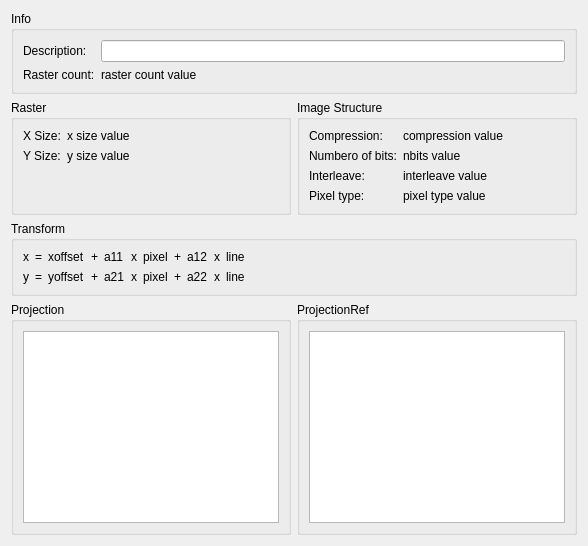
     <widget class="QWidget" name="infoTab">
      <attribute name="title">
       <string>Info</string>
      </attribute>
      <attribute name="toolTip">
       <string>General information about the dataset.</string>
      </attribute>
      <layout class="QVBoxLayout" name="verticalLayout">
       <item>
        <layout class="QHBoxLayout" name="infoHorizontalLayout">
         <item>
          <widget class="QGroupBox" name="infoGroupBox">
           <property name="title">
            <string>Info</string>
           </property>
           <layout class="QFormLayout" name="infoFormLayout">
            <item row="0" column="0">
             <widget class="QLabel" name="descriptionLabel">
              <property name="text">
               <string>Description:</string>
              </property>
             </widget>
            </item>
            <item row="1" column="0">
             <widget class="QLabel" name="rasterCountLabel">
              <property name="text">
               <string>Raster count:</string>
              </property>
             </widget>
            </item>
            <item row="1" column="1">
             <widget class="QLabel" name="rasterCountValue">
              <property name="text">
               <string>raster count value</string>
              </property>
              <property name="textInteractionFlags">
               <set>Qt::LinksAccessibleByMouse|Qt::TextSelectableByKeyboard|Qt::TextSelectableByMouse</set>
              </property>
             </widget>
            </item>
            <item row="0" column="1">
             <widget class="QLineEdit" name="descriptionValue">
              <property name="readOnly">
               <bool>true</bool>
              </property>
             </widget>
            </item>
           </layout>
          </widget>
         </item>
        </layout>
       </item>
       <item>
        <layout class="QHBoxLayout" name="imageHorizontalLayout">
         <item>
          <widget class="QGroupBox" name="rasterGroupBox">
           <property name="title">
            <string>Raster</string>
           </property>
           <property name="checkable">
            <bool>false</bool>
           </property>
           <layout class="QFormLayout" name="rasterFormLayout">
            <property name="fieldGrowthPolicy">
             <enum>QFormLayout::AllNonFixedFieldsGrow</enum>
            </property>
            <item row="0" column="0">
             <widget class="QLabel" name="xSizeLabel">
              <property name="text">
               <string>X Size:</string>
              </property>
             </widget>
            </item>
            <item row="0" column="1">
             <widget class="QLabel" name="xSizeValue">
              <property name="text">
               <string>x size value</string>
              </property>
              <property name="textInteractionFlags">
               <set>Qt::LinksAccessibleByMouse|Qt::TextSelectableByKeyboard|Qt::TextSelectableByMouse</set>
              </property>
             </widget>
            </item>
            <item row="1" column="0">
             <widget class="QLabel" name="ySizeLabel">
              <property name="text">
               <string>Y Size:</string>
              </property>
             </widget>
            </item>
            <item row="1" column="1">
             <widget class="QLabel" name="ySizeValue">
              <property name="text">
               <string>y size value</string>
              </property>
              <property name="textInteractionFlags">
               <set>Qt::LinksAccessibleByMouse|Qt::TextSelectableByKeyboard|Qt::TextSelectableByMouse</set>
              </property>
             </widget>
            </item>
           </layout>
          </widget>
         </item>
         <item>
          <widget class="QGroupBox" name="imageStructureGroupBox">
           <property name="title">
            <string>Image Structure</string>
           </property>
           <layout class="QFormLayout" name="imageStructureFormLayout">
            <item row="0" column="0">
             <widget class="QLabel" name="compressionLabel">
              <property name="sizePolicy">
               <sizepolicy hsizetype="Preferred" vsizetype="Minimum">
                <horstretch>0</horstretch>
                <verstretch>0</verstretch>
               </sizepolicy>
              </property>
              <property name="text">
               <string>Compression:</string>
              </property>
             </widget>
            </item>
            <item row="0" column="1">
             <widget class="QLabel" name="compressionValue">
              <property name="sizePolicy">
               <sizepolicy hsizetype="Preferred" vsizetype="Minimum">
                <horstretch>0</horstretch>
                <verstretch>0</verstretch>
               </sizepolicy>
              </property>
              <property name="toolTip">
               <string>The compression type used for this dataset or band.

There is no fixed catalog of compression type names, but where a given 
format includes a COMPRESSION creation option, the same list of values 
should be used here as there.</string>
              </property>
              <property name="whatsThis">
               <string>The compression type used for this dataset or band.

There is no fixed catalog of compression type names, but where a given 
format includes a COMPRESSION creation option, the same list of values 
should be used here as there.</string>
              </property>
              <property name="text">
               <string>compression value</string>
              </property>
              <property name="textInteractionFlags">
               <set>Qt::LinksAccessibleByKeyboard|Qt::LinksAccessibleByMouse|Qt::TextBrowserInteraction|Qt::TextSelectableByKeyboard|Qt::TextSelectableByMouse</set>
              </property>
             </widget>
            </item>
            <item row="1" column="0">
             <widget class="QLabel" name="nbitsLabel">
              <property name="sizePolicy">
               <sizepolicy hsizetype="Preferred" vsizetype="Minimum">
                <horstretch>0</horstretch>
                <verstretch>0</verstretch>
               </sizepolicy>
              </property>
              <property name="text">
               <string>Numbero of bits:</string>
              </property>
             </widget>
            </item>
            <item row="1" column="1">
             <widget class="QLabel" name="nbitsValue">
              <property name="sizePolicy">
               <sizepolicy hsizetype="Preferred" vsizetype="Minimum">
                <horstretch>0</horstretch>
                <verstretch>0</verstretch>
               </sizepolicy>
              </property>
              <property name="toolTip">
               <string>The actual number of bits used for this band, or the bands of this dataset.

Normally only present when the number of bits is non-standard for the 
datatype, such as when a 1 bit TIFF is represented through GDAL as GDT_Byte.</string>
              </property>
              <property name="whatsThis">
               <string>The actual number of bits used for this band, or the bands of this dataset.

Normally only present when the number of bits is non-standard for the 
datatype, such as when a 1 bit TIFF is represented through GDAL as GDT_Byte.</string>
              </property>
              <property name="text">
               <string>nbits value</string>
              </property>
              <property name="textInteractionFlags">
               <set>Qt::LinksAccessibleByKeyboard|Qt::LinksAccessibleByMouse|Qt::TextBrowserInteraction|Qt::TextSelectableByKeyboard|Qt::TextSelectableByMouse</set>
              </property>
             </widget>
            </item>
            <item row="2" column="0">
             <widget class="QLabel" name="interleaveLabel">
              <property name="text">
               <string>Interleave:</string>
              </property>
             </widget>
            </item>
            <item row="2" column="1">
             <widget class="QLabel" name="interleaveValue">
              <property name="toolTip">
               <string>This only applies on datasets, and the value should be one 
of PIXEL, LINE or BAND. It can be used as a data access hint.</string>
              </property>
              <property name="whatsThis">
               <string>This only applies on datasets, and the value should be one 
of PIXEL, LINE or BAND. It can be used as a data access hint.</string>
              </property>
              <property name="text">
               <string>interleave value</string>
              </property>
             </widget>
            </item>
            <item row="3" column="0">
             <widget class="QLabel" name="pixelTypeLabel">
              <property name="text">
               <string>Pixel type:</string>
              </property>
             </widget>
            </item>
            <item row="3" column="1">
             <widget class="QLabel" name="pixelTypeValue">
              <property name="toolTip">
               <string>This may appear on a GDT_Byte band (or the corresponding dataset) 
and have the value SIGNEDBYTE to indicate the unsigned byte values 
between 128 and 255 should be interpreted as being values between -128 
and -1 for applications that recognise the SIGNEDBYTE type.</string>
              </property>
              <property name="whatsThis">
               <string>This may appear on a GDT_Byte band (or the corresponding dataset) 
and have the value SIGNEDBYTE to indicate the unsigned byte values 
between 128 and 255 should be interpreted as being values between -128 
and -1 for applications that recognise the SIGNEDBYTE type.</string>
              </property>
              <property name="text">
               <string>pixel type value</string>
              </property>
             </widget>
            </item>
           </layout>
          </widget>
         </item>
        </layout>
       </item>
       <item>
        <widget class="QGroupBox" name="transformGroupBox">
         <property name="title">
          <string>Transform</string>
         </property>
         <layout class="QHBoxLayout" name="transformHorizontalLayout">
          <item>
           <layout class="QGridLayout" name="transformGridLayout">
            <item row="0" column="0">
             <widget class="QLabel" name="xLabel">
              <property name="text">
               <string>x</string>
              </property>
             </widget>
            </item>
            <item row="0" column="1" colspan="2">
             <widget class="QLabel" name="eqLabel1">
              <property name="text">
               <string>=</string>
              </property>
             </widget>
            </item>
            <item row="0" column="3">
             <widget class="QLabel" name="xOffsetValue">
              <property name="toolTip">
               <string>X offset</string>
              </property>
              <property name="whatsThis">
               <string>X offset</string>
              </property>
              <property name="text">
               <string>xoffset</string>
              </property>
             </widget>
            </item>
            <item row="0" column="4">
             <widget class="QLabel" name="plus11Label">
              <property name="text">
               <string>+</string>
              </property>
             </widget>
            </item>
            <item row="0" column="6">
             <widget class="QLabel" name="mul11Label">
              <property name="text">
               <string>x</string>
              </property>
             </widget>
            </item>
            <item row="0" column="9">
             <widget class="QLabel" name="plus12Label">
              <property name="text">
               <string>+</string>
              </property>
             </widget>
            </item>
            <item row="0" column="11">
             <widget class="QLabel" name="mul12Label">
              <property name="text">
               <string>x</string>
              </property>
             </widget>
            </item>
            <item row="2" column="0">
             <widget class="QLabel" name="yLabel">
              <property name="text">
               <string>y</string>
              </property>
             </widget>
            </item>
            <item row="2" column="1" colspan="2">
             <widget class="QLabel" name="eqLabel2">
              <property name="text">
               <string>=</string>
              </property>
             </widget>
            </item>
            <item row="2" column="3">
             <widget class="QLabel" name="yOffsetValue">
              <property name="toolTip">
               <string>Y offset</string>
              </property>
              <property name="whatsThis">
               <string>Y offset</string>
              </property>
              <property name="text">
               <string>yoffset</string>
              </property>
             </widget>
            </item>
            <item row="2" column="4">
             <widget class="QLabel" name="plus21Label">
              <property name="text">
               <string>+</string>
              </property>
             </widget>
            </item>
            <item row="2" column="6">
             <widget class="QLabel" name="mul21Label">
              <property name="text">
               <string>x</string>
              </property>
             </widget>
            </item>
            <item row="2" column="9">
             <widget class="QLabel" name="plus22Label">
              <property name="text">
               <string>+</string>
              </property>
             </widget>
            </item>
            <item row="2" column="11">
             <widget class="QLabel" name="mul22Label">
              <property name="text">
               <string>x</string>
              </property>
             </widget>
            </item>
            <item row="0" column="5">
             <widget class="QLabel" name="a11Value">
              <property name="toolTip">
               <string>&lt;!DOCTYPE HTML PUBLIC &quot;-//W3C//DTD HTML 4.0//EN&quot; &quot;http://www.w3.org/TR/REC-html40/strict.dtd&quot;&gt;
&lt;html&gt;&lt;head&gt;&lt;meta name=&quot;qrichtext&quot; content=&quot;1&quot; /&gt;&lt;style type=&quot;text/css&quot;&gt;
p, li { white-space: pre-wrap; }
&lt;/style&gt;&lt;/head&gt;&lt;body style=&quot; font-family:'DejaVu Sans'; font-size:10pt; font-weight:400; font-style:normal;&quot;&gt;
&lt;p style=&quot; margin-top:0px; margin-bottom:0px; margin-left:0px; margin-right:0px; -qt-block-indent:0; text-indent:0px;&quot;&gt;&lt;span style=&quot; font-size:12pt;&quot;&gt;A&lt;/span&gt;&lt;span style=&quot; font-size:12pt; vertical-align:sub;&quot;&gt;11&lt;/span&gt;&lt;/p&gt;&lt;/body&gt;&lt;/html&gt;</string>
              </property>
              <property name="whatsThis">
               <string>&lt;!DOCTYPE HTML PUBLIC &quot;-//W3C//DTD HTML 4.0//EN&quot; &quot;http://www.w3.org/TR/REC-html40/strict.dtd&quot;&gt;
&lt;html&gt;&lt;head&gt;&lt;meta name=&quot;qrichtext&quot; content=&quot;1&quot; /&gt;&lt;style type=&quot;text/css&quot;&gt;
p, li { white-space: pre-wrap; }
&lt;/style&gt;&lt;/head&gt;&lt;body style=&quot; font-family:'DejaVu Sans'; font-size:10pt; font-weight:400; font-style:normal;&quot;&gt;
&lt;p style=&quot; margin-top:0px; margin-bottom:0px; margin-left:0px; margin-right:0px; -qt-block-indent:0; text-indent:0px;&quot;&gt;&lt;span style=&quot; font-size:12pt;&quot;&gt;A&lt;/span&gt;&lt;span style=&quot; font-size:12pt; vertical-align:sub;&quot;&gt;11&lt;/span&gt;&lt;/p&gt;&lt;/body&gt;&lt;/html&gt;</string>
              </property>
              <property name="text">
               <string>a11</string>
              </property>
             </widget>
            </item>
            <item row="0" column="7">
             <widget class="QLabel" name="pix1Value">
              <property name="text">
               <string>pixel</string>
              </property>
             </widget>
            </item>
            <item row="2" column="5">
             <widget class="QLabel" name="a21Value">
              <property name="toolTip">
               <string>&lt;!DOCTYPE HTML PUBLIC &quot;-//W3C//DTD HTML 4.0//EN&quot; &quot;http://www.w3.org/TR/REC-html40/strict.dtd&quot;&gt;
&lt;html&gt;&lt;head&gt;&lt;meta name=&quot;qrichtext&quot; content=&quot;1&quot; /&gt;&lt;style type=&quot;text/css&quot;&gt;
p, li { white-space: pre-wrap; }
&lt;/style&gt;&lt;/head&gt;&lt;body style=&quot; font-family:'DejaVu Sans'; font-size:10pt; font-weight:400; font-style:normal;&quot;&gt;
&lt;p style=&quot; margin-top:0px; margin-bottom:0px; margin-left:0px; margin-right:0px; -qt-block-indent:0; text-indent:0px;&quot;&gt;&lt;span style=&quot; font-size:12pt;&quot;&gt;A&lt;/span&gt;&lt;span style=&quot; font-size:12pt; vertical-align:sub;&quot;&gt;21&lt;/span&gt;&lt;/p&gt;&lt;/body&gt;&lt;/html&gt;</string>
              </property>
              <property name="whatsThis">
               <string>&lt;!DOCTYPE HTML PUBLIC &quot;-//W3C//DTD HTML 4.0//EN&quot; &quot;http://www.w3.org/TR/REC-html40/strict.dtd&quot;&gt;
&lt;html&gt;&lt;head&gt;&lt;meta name=&quot;qrichtext&quot; content=&quot;1&quot; /&gt;&lt;style type=&quot;text/css&quot;&gt;
p, li { white-space: pre-wrap; }
&lt;/style&gt;&lt;/head&gt;&lt;body style=&quot; font-family:'DejaVu Sans'; font-size:10pt; font-weight:400; font-style:normal;&quot;&gt;
&lt;p style=&quot; margin-top:0px; margin-bottom:0px; margin-left:0px; margin-right:0px; -qt-block-indent:0; text-indent:0px;&quot;&gt;&lt;span style=&quot; font-size:12pt;&quot;&gt;A&lt;/span&gt;&lt;span style=&quot; font-size:12pt; vertical-align:sub;&quot;&gt;21&lt;/span&gt;&lt;/p&gt;&lt;/body&gt;&lt;/html&gt;</string>
              </property>
              <property name="text">
               <string>a21</string>
              </property>
             </widget>
            </item>
            <item row="2" column="7">
             <widget class="QLabel" name="pix2Value">
              <property name="text">
               <string>pixel</string>
              </property>
             </widget>
            </item>
            <item row="2" column="10">
             <widget class="QLabel" name="a22Value">
              <property name="toolTip">
               <string>&lt;!DOCTYPE HTML PUBLIC &quot;-//W3C//DTD HTML 4.0//EN&quot; &quot;http://www.w3.org/TR/REC-html40/strict.dtd&quot;&gt;
&lt;html&gt;&lt;head&gt;&lt;meta name=&quot;qrichtext&quot; content=&quot;1&quot; /&gt;&lt;style type=&quot;text/css&quot;&gt;
p, li { white-space: pre-wrap; }
&lt;/style&gt;&lt;/head&gt;&lt;body style=&quot; font-family:'DejaVu Sans'; font-size:10pt; font-weight:400; font-style:normal;&quot;&gt;
&lt;p style=&quot; margin-top:0px; margin-bottom:0px; margin-left:0px; margin-right:0px; -qt-block-indent:0; text-indent:0px;&quot;&gt;&lt;span style=&quot; font-size:12pt;&quot;&gt;A&lt;/span&gt;&lt;span style=&quot; font-size:12pt; vertical-align:sub;&quot;&gt;22&lt;/span&gt;&lt;/p&gt;&lt;/body&gt;&lt;/html&gt;</string>
              </property>
              <property name="whatsThis">
               <string>&lt;!DOCTYPE HTML PUBLIC &quot;-//W3C//DTD HTML 4.0//EN&quot; &quot;http://www.w3.org/TR/REC-html40/strict.dtd&quot;&gt;
&lt;html&gt;&lt;head&gt;&lt;meta name=&quot;qrichtext&quot; content=&quot;1&quot; /&gt;&lt;style type=&quot;text/css&quot;&gt;
p, li { white-space: pre-wrap; }
&lt;/style&gt;&lt;/head&gt;&lt;body style=&quot; font-family:'DejaVu Sans'; font-size:10pt; font-weight:400; font-style:normal;&quot;&gt;
&lt;p style=&quot; margin-top:0px; margin-bottom:0px; margin-left:0px; margin-right:0px; -qt-block-indent:0; text-indent:0px;&quot;&gt;&lt;span style=&quot; font-size:12pt;&quot;&gt;A&lt;/span&gt;&lt;span style=&quot; font-size:12pt; vertical-align:sub;&quot;&gt;22&lt;/span&gt;&lt;/p&gt;&lt;/body&gt;&lt;/html&gt;</string>
              </property>
              <property name="text">
               <string>a22</string>
              </property>
             </widget>
            </item>
            <item row="2" column="12">
             <widget class="QLabel" name="line2Value">
              <property name="text">
               <string>line</string>
              </property>
             </widget>
            </item>
            <item row="0" column="10">
             <widget class="QLabel" name="a12Value">
              <property name="toolTip">
               <string>&lt;!DOCTYPE HTML PUBLIC &quot;-//W3C//DTD HTML 4.0//EN&quot; &quot;http://www.w3.org/TR/REC-html40/strict.dtd&quot;&gt;
&lt;html&gt;&lt;head&gt;&lt;meta name=&quot;qrichtext&quot; content=&quot;1&quot; /&gt;&lt;style type=&quot;text/css&quot;&gt;
p, li { white-space: pre-wrap; }
&lt;/style&gt;&lt;/head&gt;&lt;body style=&quot; font-family:'DejaVu Sans'; font-size:10pt; font-weight:400; font-style:normal;&quot;&gt;
&lt;p style=&quot; margin-top:0px; margin-bottom:0px; margin-left:0px; margin-right:0px; -qt-block-indent:0; text-indent:0px;&quot;&gt;&lt;span style=&quot; font-size:12pt;&quot;&gt;A&lt;/span&gt;&lt;span style=&quot; font-size:12pt; vertical-align:sub;&quot;&gt;12&lt;/span&gt;&lt;/p&gt;&lt;/body&gt;&lt;/html&gt;</string>
              </property>
              <property name="whatsThis">
               <string>&lt;!DOCTYPE HTML PUBLIC &quot;-//W3C//DTD HTML 4.0//EN&quot; &quot;http://www.w3.org/TR/REC-html40/strict.dtd&quot;&gt;
&lt;html&gt;&lt;head&gt;&lt;meta name=&quot;qrichtext&quot; content=&quot;1&quot; /&gt;&lt;style type=&quot;text/css&quot;&gt;
p, li { white-space: pre-wrap; }
&lt;/style&gt;&lt;/head&gt;&lt;body style=&quot; font-family:'DejaVu Sans'; font-size:10pt; font-weight:400; font-style:normal;&quot;&gt;
&lt;p style=&quot; margin-top:0px; margin-bottom:0px; margin-left:0px; margin-right:0px; -qt-block-indent:0; text-indent:0px;&quot;&gt;&lt;span style=&quot; font-size:12pt;&quot;&gt;A&lt;/span&gt;&lt;span style=&quot; font-size:12pt; vertical-align:sub;&quot;&gt;12&lt;/span&gt;&lt;/p&gt;&lt;/body&gt;&lt;/html&gt;</string>
              </property>
              <property name="text">
               <string>a12</string>
              </property>
             </widget>
            </item>
            <item row="0" column="12">
             <widget class="QLabel" name="line1Value">
              <property name="text">
               <string>line</string>
              </property>
             </widget>
            </item>
           </layout>
          </item>
          <item>
           <spacer name="transformHorizontalSpacer">
            <property name="orientation">
             <enum>Qt::Horizontal</enum>
            </property>
            <property name="sizeHint" stdset="0">
             <size>
              <width>53</width>
              <height>20</height>
             </size>
            </property>
           </spacer>
          </item>
         </layout>
        </widget>
       </item>
       <item>
        <layout class="QHBoxLayout" name="projectionHorizontalLayout">
         <item>
          <widget class="QGroupBox" name="projectionGroupBox">
           <property name="title">
            <string>Projection</string>
           </property>
           <property name="checkable">
            <bool>false</bool>
           </property>
           <layout class="QVBoxLayout" name="verticalLayout_2">
            <item>
             <widget class="QTextBrowser" name="projectionValue">
              <property name="toolTip">
               <string>The projection reference string for this dataset in OGC WKT or PROJ.4 format.</string>
              </property>
              <property name="whatsThis">
               <string>The projection reference string for this dataset in OGC WKT or PROJ.4 format.</string>
              </property>
             </widget>
            </item>
           </layout>
          </widget>
         </item>
         <item>
          <widget class="QGroupBox" name="projectionRefGroupBox">
           <property name="title">
            <string>ProjectionRef</string>
           </property>
           <layout class="QVBoxLayout" name="verticalLayout_3">
            <item>
             <widget class="QTextBrowser" name="projectionRefValue">
              <property name="toolTip">
               <string>The projection definition string for this dataset.</string>
              </property>
              <property name="whatsThis">
               <string>The projection definition string for this dataset.

The returned string defines the projection coordinate system of the image in
OpenGIS WKT format.</string>
              </property>
             </widget>
            </item>
           </layout>
          </widget>
         </item>
        </layout>
       </item>
      </layout>
     </widget>
